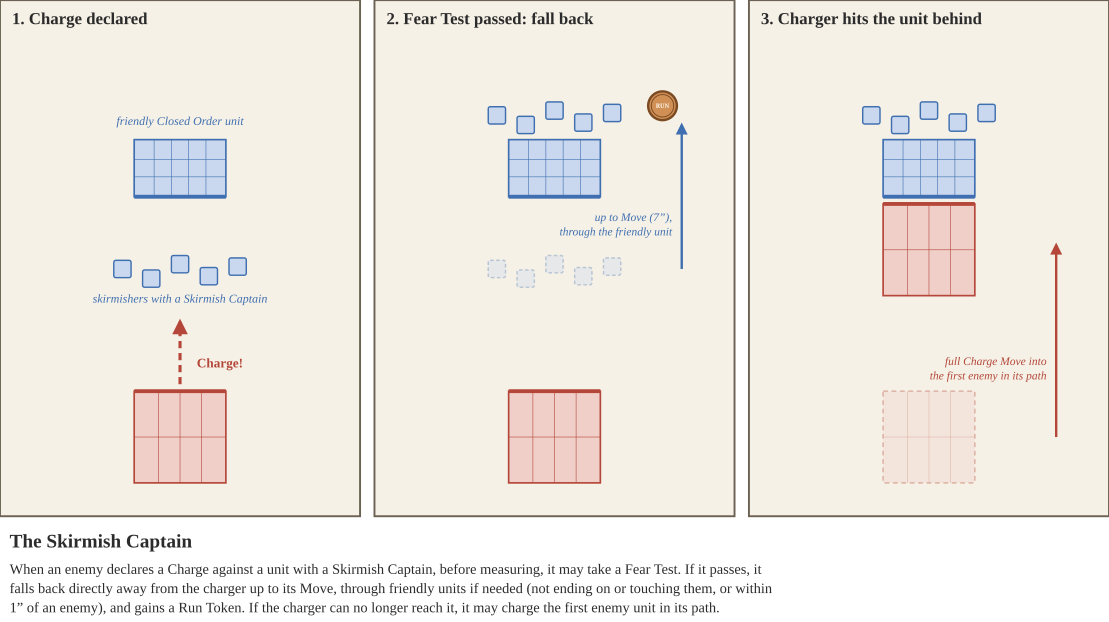

Write the Python code that produced this figure.
from board import *
from tokens import *
k = 0.36
PW, PH, G = 150, 215, 6
s = SVG(3 * PW + 2 * G, PH, 'The Skirmish Captain', [
    'When an enemy declares a Charge against a unit with a Skirmish Captain, before measuring, it may take a Fear Test. If it passes,',
    'it falls back directly away from the charger up to its Move, through friendly units if needed (not ending on or touching them, or',
    'within 1” of an enemy), and gains a Run Token. If the charger can no longer reach it, it may charge the first enemy unit in its path.'])
def mm(v): return v * k
def skirm(ox, y, ghost=False):
    for i, (dx, dy) in enumerate([(-24, 0), (-12, 4), (0, -2), (12, 3), (24, -1)]):
        x = ox + 75 + dx
        s.add(f'<rect x="{x-mm(10):.1f}" y="{y+dy-mm(10):.1f}" width="{mm(20):.1f}" height="{mm(20):.1f}" rx="0.8" '
              f'fill="{C["bluel"]}" stroke="{C["blue"]}" stroke-width="0.6"{" opacity=\"0.35\" stroke-dasharray=\"1.5 1\"" if ghost else ""}/>')
by, sy, ry = 70, 112, 182
titles = ['1. Charge declared', '2. Fear Test passed: fall back', '3. Charger hits the unit behind']
for p, t in enumerate(titles):
    ox = p * (PW + G)
    s.panel(ox, 0, PW, PH, t)
    mini_tray(s, ox + 75, by, 3, 5, 180, 'blue', k=k)
    if p == 0: s.text(ox + 75, by - 18, 'friendly Closed Order unit', 5, C['blue'], italic=True)
    if p == 0:
        skirm(ox, sy)
        s.text(ox + 75, sy + 14, 'skirmishers with a Skirmish Captain', 5, C['blue'], italic=True)
        mini_tray(s, ox + 75, ry, 2, 4, 0, 'red', k=k, bw=25, bd=50)
        s.arrow(ox + 75, ry - 22, ox + 75, sy + 22, C['red'], dashed=True)
        s.text(ox + 82, (ry + sy) / 2 + 6, 'Charge!', 5.5, C['red'], 'start', bold=True)
    elif p == 1:
        skirm(ox, sy, ghost=True)
        fy = sy - mm(7 * IN)
        skirm(ox, fy)
        s.arrow(ox + 128, sy, ox + 128, fy + 4, C['blue'], w=1)
        s.text(ox + 124, 92, 'up to Move (7”),', 4.8, C['blue'], 'end', italic=True)
        s.text(ox + 124, 98, 'through the friendly unit', 4.8, C['blue'], 'end', italic=True)
        round_token(s, ox + 120, fy - 4, 'Run', 6)
        mini_tray(s, ox + 75, ry, 2, 4, 0, 'red', k=k, bw=25, bd=50)
    else:
        skirm(ox, sy - mm(7 * IN))
        mini_tray(s, ox + 75, ry, 2, 4, 0, 'red', k=k, bw=25, bd=50, ghost=True)
        mini_tray(s, ox + 75, by + mm(66) / 2 + mm(106) / 2 + 3, 2, 4, 0, 'red', k=k, bw=25, bd=50)
        s.arrow(ox + 128, ry, ox + 128, by + 32, C['red'], w=1)
        s.text(ox + 124, ry - 30, 'full Charge Move into', 4.8, C['red'], 'end', italic=True)
        s.text(ox + 124, ry - 24, 'the first enemy in its path', 4.8, C['red'], 'end', italic=True)
print(s.save('skirmish_captain.svg'))
